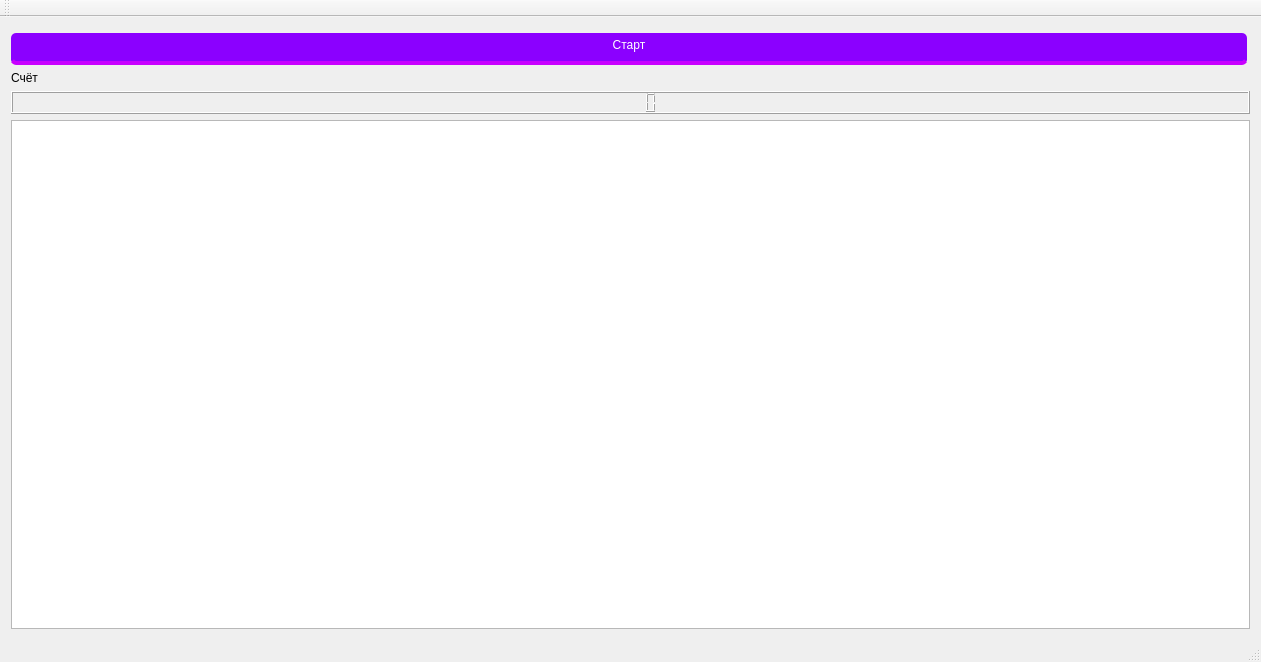
<?xml version="1.0" encoding="UTF-8"?>
<ui version="4.0">
 <class>Widget</class>
 <widget class="QMainWindow" name="Widget">
  <property name="geometry">
   <rect>
    <x>0</x>
    <y>0</y>
    <width>1261</width>
    <height>662</height>
   </rect>
  </property>
  <property name="windowTitle">
   <string>Widget</string>
  </property>
  <widget class="QWidget" name="centralWidget">
   <layout class="QGridLayout" name="gridLayout">
    <item row="0" column="0">
     <widget class="QPushButton" name="pushButton">
      <property name="styleSheet">
       <string notr="true">float : right;
margin-right: 3%;
margin-top:5px;
border-radius: 5px;
-moz-border-radius: 5px;
-webkit-border-radius:5px;
padding: 5px, 9px;
font-size: 1.2em;
background-color: rgba(139,0,255,1);
text-shadow: #454545 0 0 2px;
border-bottom: 4px solid rgba(200,0,255,1);
color: white;
font-family:'Roboto Slab', serif

</string>
      </property>
      <property name="text">
       <string>Старт</string>
      </property>
     </widget>
    </item>
    <item row="1" column="0">
     <widget class="QLabel" name="label">
      <property name="text">
       <string>Счёт</string>
      </property>
     </widget>
    </item>
    <item row="2" column="0" rowspan="2">
     <widget class="QLCDNumber" name="lcdNumber">
      <property name="font">
       <font>
        <family>Segoe UI Black</family>
        <pointsize>10</pointsize>
        <weight>75</weight>
        <bold>true</bold>
       </font>
      </property>
     </widget>
    </item>
    <item row="5" column="0">
     <widget class="QGraphicsView" name="graphicsView"/>
    </item>
   </layout>
  </widget>
  <widget class="QMenuBar" name="menuBar">
   <property name="geometry">
    <rect>
     <x>0</x>
     <y>0</y>
     <width>1261</width>
     <height>26</height>
    </rect>
   </property>
  </widget>
  <widget class="QToolBar" name="mainToolBar">
   <attribute name="toolBarArea">
    <enum>TopToolBarArea</enum>
   </attribute>
   <attribute name="toolBarBreak">
    <bool>false</bool>
   </attribute>
  </widget>
  <widget class="QStatusBar" name="statusBar"/>
 </widget>
 <layoutdefault spacing="6" margin="11"/>
 <resources/>
 <connections/>
</ui>
